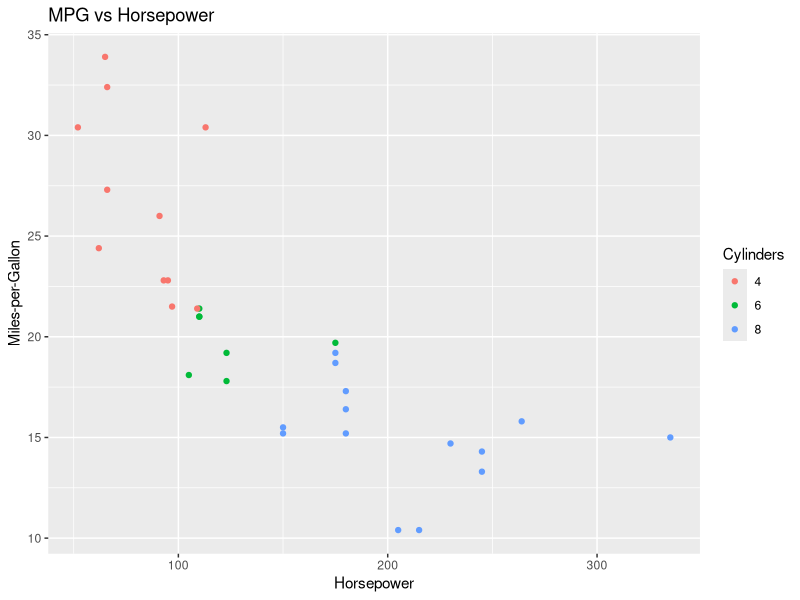
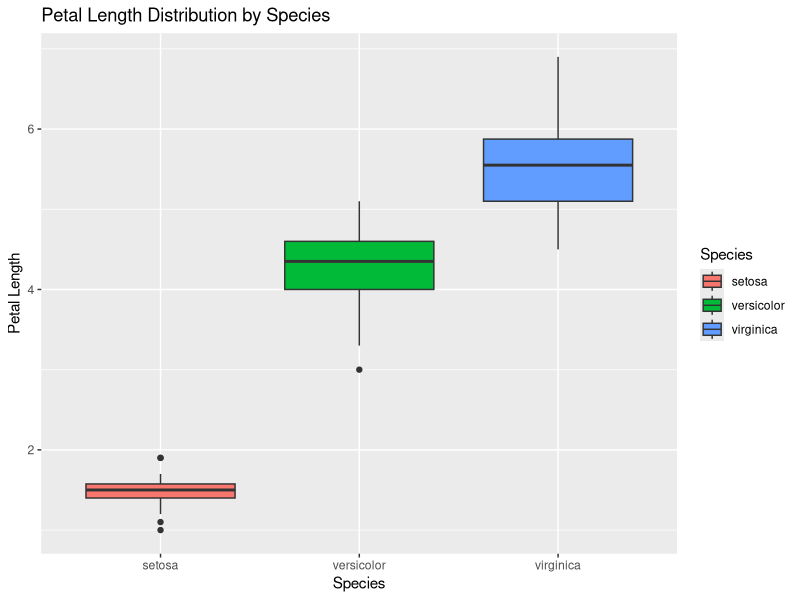
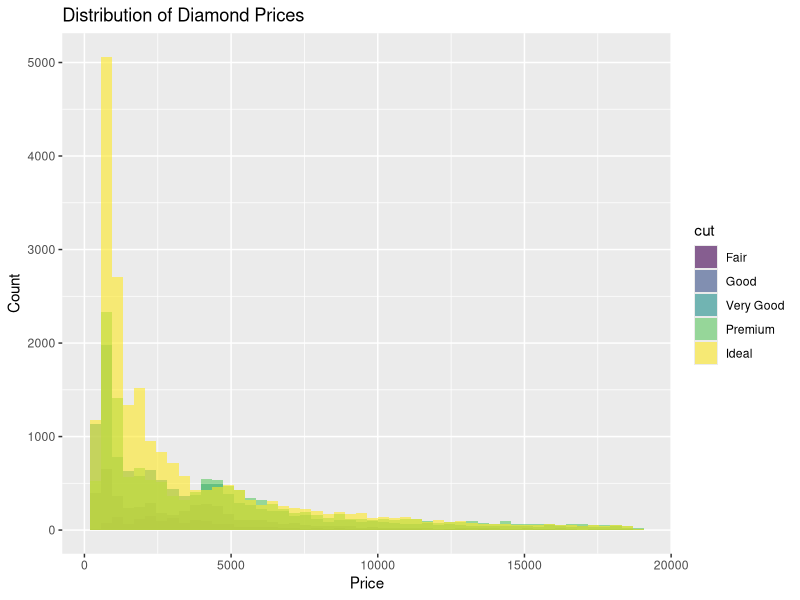
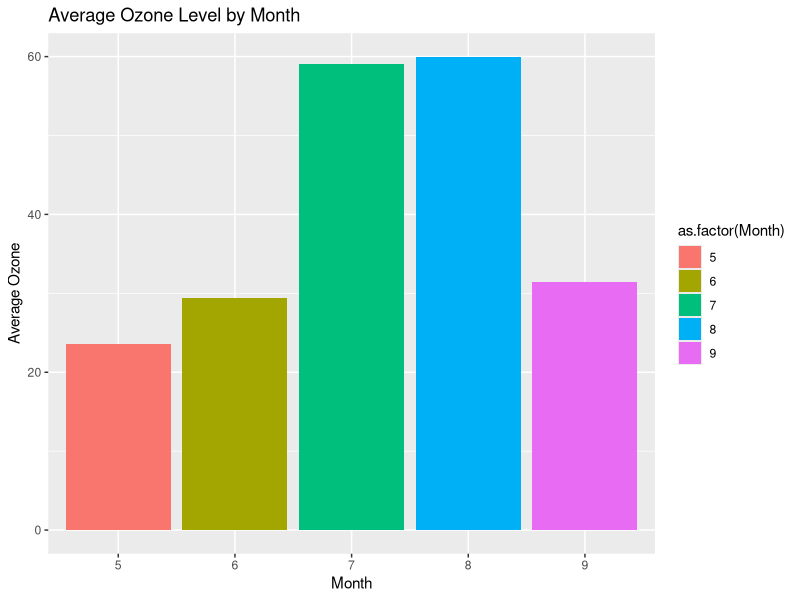
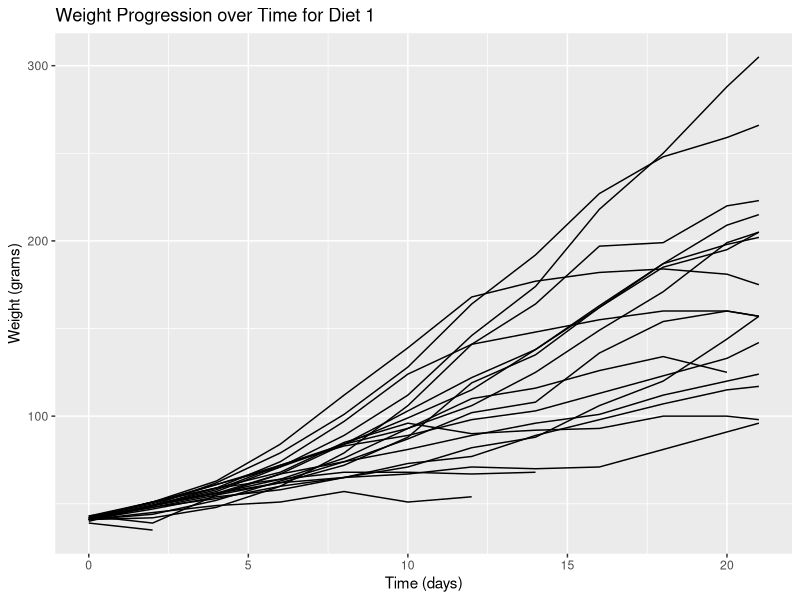
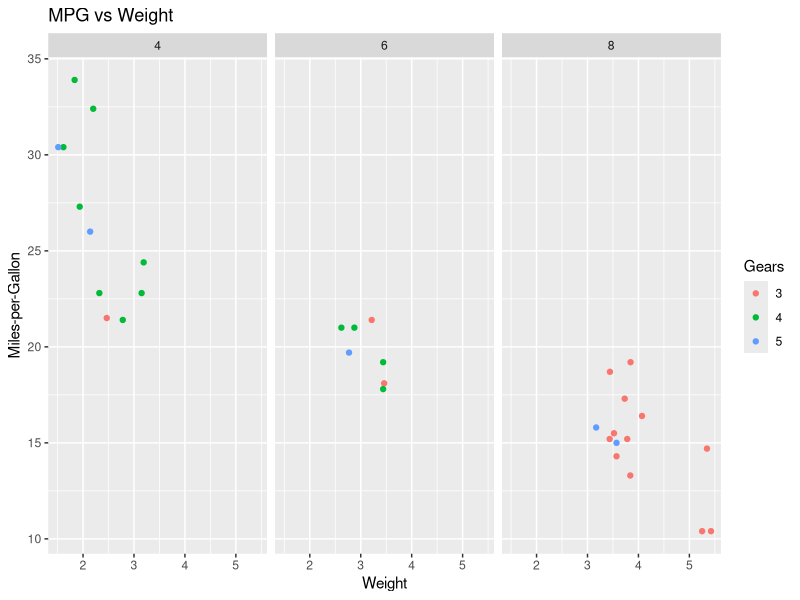
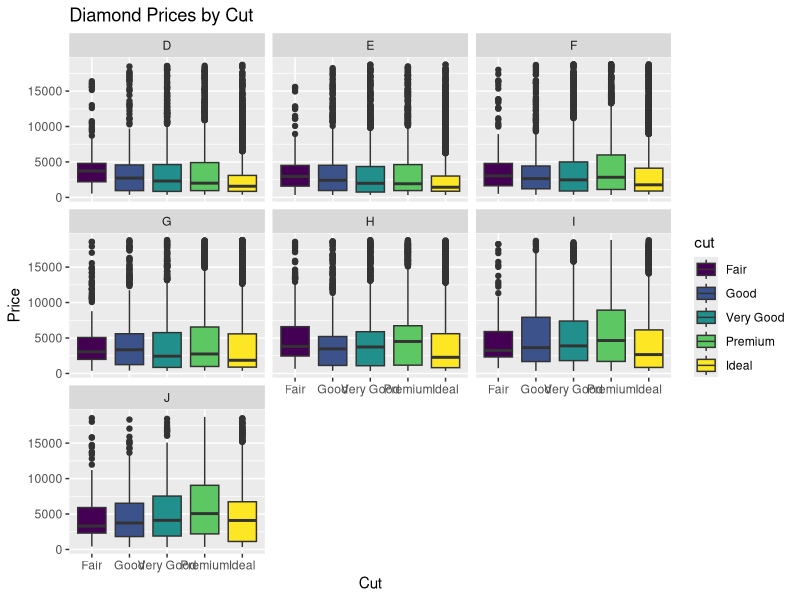
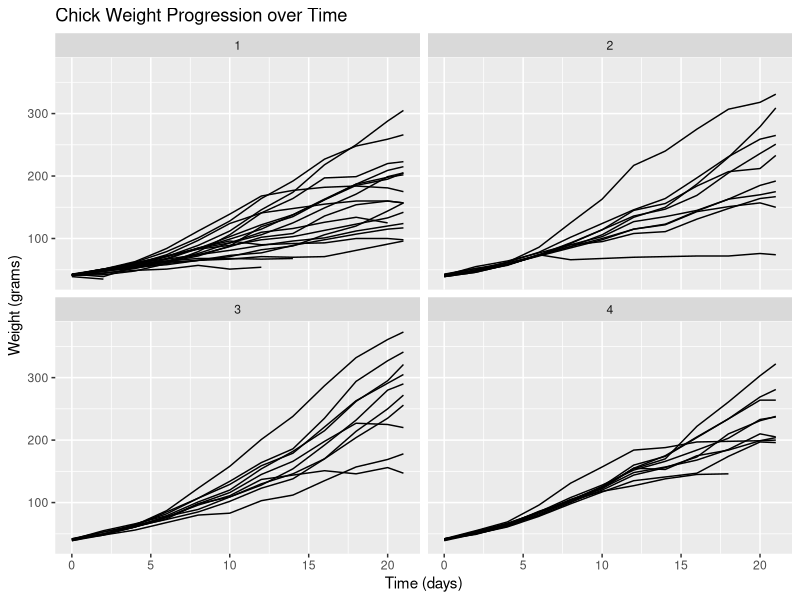

These charts were generated, in order, by the following R code:
## ---- chunk 1
library(tidyverse)
## ---- chunk 2
data(mtcars)
## ---- chunk 3
library(ggplot2)

plot1 <- ggplot(mtcars, aes(x = hp, y = mpg, color = as.factor(cyl))) +
  geom_point() +
  labs(title = "MPG vs Horsepower", x = "Horsepower", y = "Miles-per-Gallon", color = "Cylinders")

print(plot1)
## ---- chunk 4
data(iris)
## ---- chunk 5
plot2 <- ggplot(iris, aes(x = Species, y = Petal.Length, fill = Species)) +
  geom_boxplot() +
  labs(title = "Petal Length Distribution by Species", x = "Species", y = "Petal Length")

print(plot2)
## ---- chunk 6
library(ggplot2)
data(diamonds)
## ---- chunk 7
plot3 <- ggplot(diamonds, aes(x = price, fill = cut)) +
  geom_histogram(position = "identity", alpha = 0.6, bins = 50) +
  labs(title = "Distribution of Diamond Prices", x = "Price", y = "Count")

print(plot3)
## ---- chunk 8
data(airquality)
## ---- chunk 9
library(dplyr)

aq_avg <- airquality %>%
  group_by(Month) %>%
  summarize(average_ozone = mean(Ozone, na.rm = TRUE))

plot4 <- ggplot(aq_avg, aes(x = as.factor(Month), y = average_ozone, fill = as.factor(Month))) +
  geom_bar(stat = "identity") +
  labs(title = "Average Ozone Level by Month", x = "Month", y = "Average Ozone")

print(plot4)
## ---- chunk 10
data(ChickWeight)
## ---- chunk 11
plot5 <- ggplot(ChickWeight %>% filter(Diet == 1), aes(x = Time, y = weight, group = Chick)) +
  geom_line() +
  labs(title = "Weight Progression over Time for Diet 1", x = "Time (days)", y = "Weight (grams)")

print(plot5)
## ---- chunk 12
data(mtcars)
## ---- chunk 13
library(ggplot2)

plot1 <- ggplot(mtcars, aes(x = wt, y = mpg, color = as.factor(gear))) +
  geom_point() +
  labs(title = "MPG vs Weight", x = "Weight", y = "Miles-per-Gallon", color = "Gears") +
  facet_wrap(~cyl)

print(plot1)
## ---- chunk 14
library(ggplot2)
data(diamonds)
## ---- chunk 15
plot2 <- ggplot(diamonds, aes(x = cut, y = price, fill = cut)) +
  geom_boxplot() +
  labs(title = "Diamond Prices by Cut", x = "Cut", y = "Price") +
  facet_wrap(~color)

print(plot2)
## ---- chunk 16
data(ChickWeight)
## ---- chunk 17
plot3 <- ggplot(ChickWeight, aes(x = Time, y = weight, group = Chick)) +
  geom_line() +
  labs(title = "Chick Weight Progression over Time", x = "Time (days)", y = "Weight (grams)") +
  facet_wrap(~Diet)

print(plot3)
## ---- chunk 18
library(ggplot2)
data(mpg)
## ---- chunk 19
plot4 <- ggplot(mpg, aes(x = displ, y = hwy)) +
  geom_point(aes(color = class)) +
  labs(title = "Highway MPG vs Engine Displacement", x = "Engine Displacement", y = "Highway MPG", color = "Car Class") +
  facet_wrap(~drv)

print(plot4)
## ---- chunk 20
data(InsectSprays)
## ---- chunk 21
plot5 <- ggplot(InsectSprays, aes(x = spray, y = count, fill = spray)) +
  geom_boxplot() +
  labs(title = "Insect Counts by Spray Type", x = "Spray Type", y = "Insect Count") +
  facet_wrap(~spray)

print(plot5)
## ---- chunk 22
data(mtcars)
## ---- chunk 23
library(ggplot2)

plot1 <- ggplot(mtcars, aes(x = hp, y = mpg, color = hp)) +
  geom_point() +
  scale_color_gradient(low = "blue", high = "red") +
  labs(title = "MPG vs Horsepower") +
  theme(plot.title = element_text(size = 24, color = "darkgreen"))

print(plot1)
## ---- chunk 24
data(iris)
## ---- chunk 25
plot2 <- ggplot(iris, aes(x = Species, y = Sepal.Length, fill = Species)) +
  geom_boxplot() +
  scale_fill_manual(values = c("Setosa" = "purple", "Versicolor" = "orange", "Virginica" = "green")) +
  theme(legend.position = "none")

print(plot2)
## ---- chunk 26
library(ggplot2)
data(diamonds)
## ---- chunk 27
plot3 <- ggplot(diamonds, aes(x = price)) +
  geom_histogram(color = "navy", fill = "lightpink", bins = 30) +
  theme(
    axis.title.x = element_text(size = 18),
    axis.title.y = element_text(size = 18)
  )

print(plot3)
## ---- chunk 28
library(ggplot2)
data(mpg)
## ---- chunk 29
plot4 <- ggplot(mpg, aes(x = displ, y = hwy, shape = drv)) +
  geom_point(aes(color = class), size = 3) +
  scale_shape_manual(
    name = "Drive Type",
    values = c("f" = 16, "r" = 17, "4" = 18),
    labels = c("Front", "Rear", "Four-wheel")
  )

print(plot4)
## ---- chunk 30
data(ToothGrowth)
## ---- chunk 31
library(dplyr)
library(ggplot2)

tooth_avg <- ToothGrowth %>%
  group_by(supp, dose) %>%
  summarize(average_len = mean(len))

plot5 <- ggplot(tooth_avg, aes(x = supp, y = average_len, fill = as.factor(dose))) +
  geom_bar(stat = "identity", position = "dodge") +
  scale_fill_manual(values = c("0.5" = "lightblue", "1.0" = "pink", "2.0" = "yellow")) +
  theme(legend.position = "bottom")

print(plot5)
